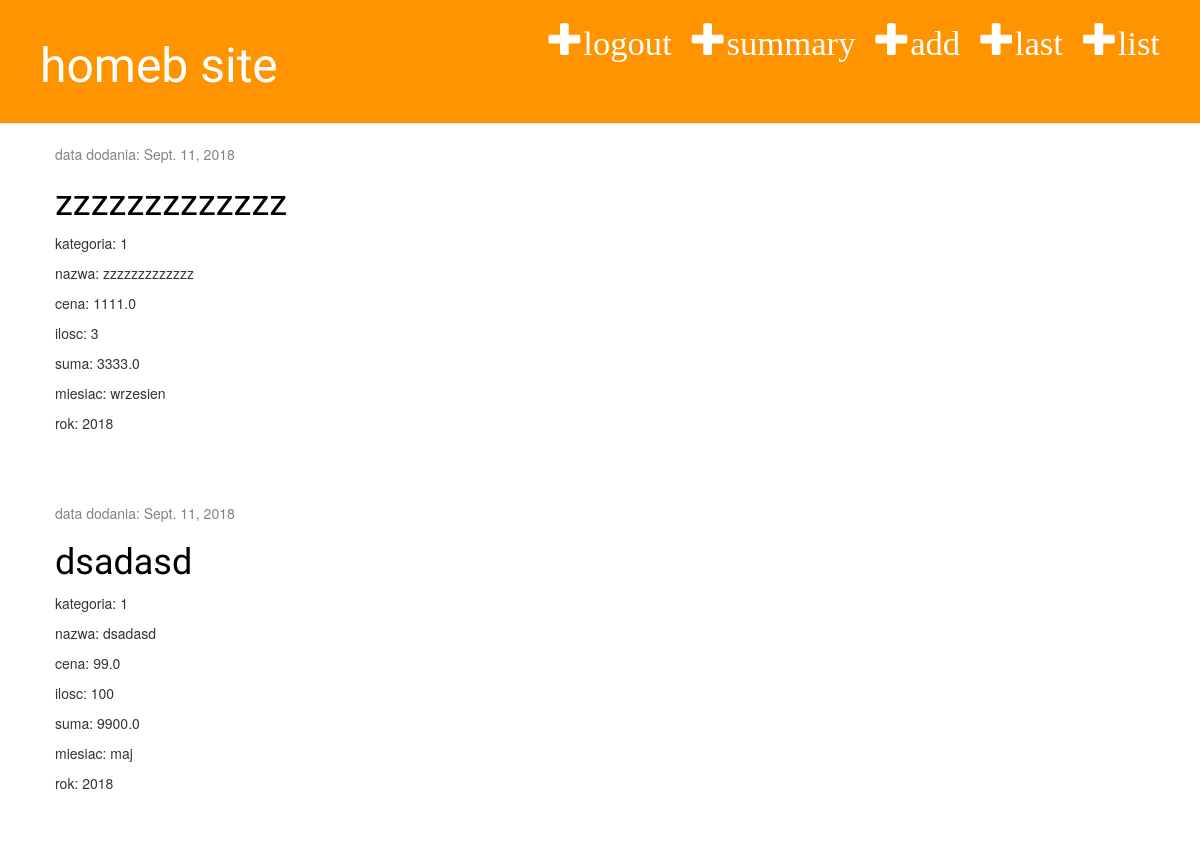
The app's page / (signed in), older data.
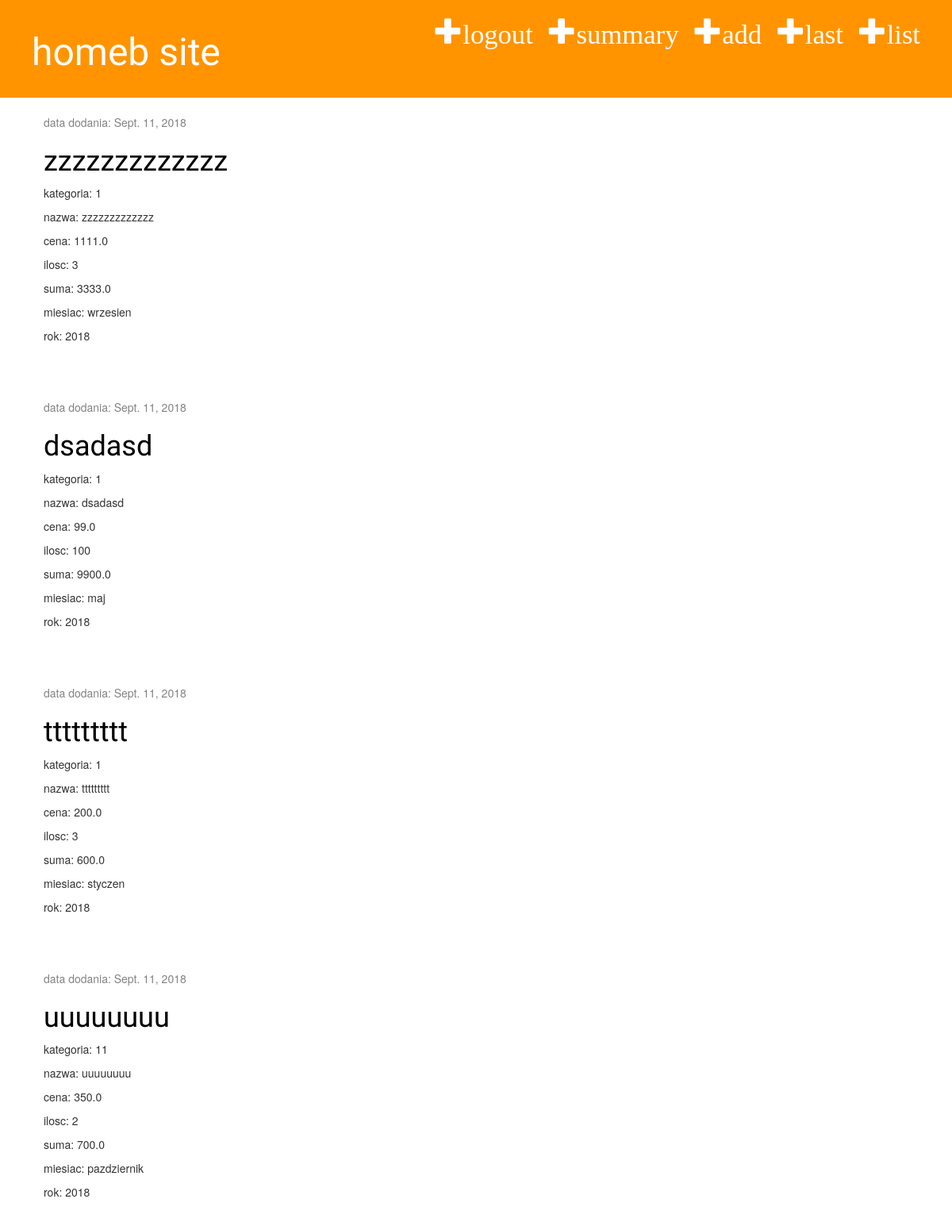
The same page, newer data.
### homeb_app/models.py (models this page shows, shortened)
class Zakup(models.Model):
    category = models.ForeignKey(Kategoria, on_delete=models.CASCADE, default=1)
    month = models.ForeignKey(Miesiac, on_delete=models.CASCADE)
    year = models.IntegerField()
    name = models.CharField(max_length=30)
    price = models.FloatField(default=0.1)
    quantity = models.IntegerField(default=1)
    total= models.FloatField(default=0.1)
    date = models.DateField(auto_now_add=True, blank=True)
    user = models.ForeignKey(User, on_delete=models.CASCADE)

### homeb_app/views.py (the view)
# urls.py: path('', views.zakup_list, name='zakup_list'),
@login_required
def zakup_list(request):
    zakupy = Zakup.objects.filter(user__username=request.user).values('pk', 'date', 'name', 'category', 'price', 'quantity', 'total', 'month__name', 'year')
    return render(request, 'homeb_app/zakup_list.html', {'zakupy': zakupy})

### homeb_app/templates/homeb_app/zakup_list.html
{% extends 'homeb_app/base.html' %}
    {% block content %}
        {% for zakup in zakupy %}
        <div class="post">
            <div class="date">
                <p>data dodania: {{ zakup.date }}</p>
            </div>
            <h1><a href="{% url 'zakup_detail' pk=zakup.pk %}">{{ zakup.name }}</a></h1>
                <p>kategoria: {{ zakup.category }}</p>
                <p>nazwa: {{ zakup.name }}</p>
                <p>cena: {{ zakup.price }}</p>
                <p>ilosc: {{ zakup.quantity }}</p>
                <p>suma: {{ zakup.total }}</p>
                <p>miesiac: {{ zakup.month__name }}</p>
                <p>rok: {{ zakup.year }}</p>
            </div>
        {% endfor %}
    {% endblock %}

Row changes from the older to the newer data that the page shows:
added Zakup: date "Sept. 11, 2018", name "ttttttttt", category "1", price "200.0", quantity "3", total "600.0", month__name "styczen", year "2018"
added Zakup: date "Sept. 11, 2018", name "uuuuuuuu", category "11", price "350.0", quantity "2", total "700.0", month__name "pazdziernik", year "2018"
